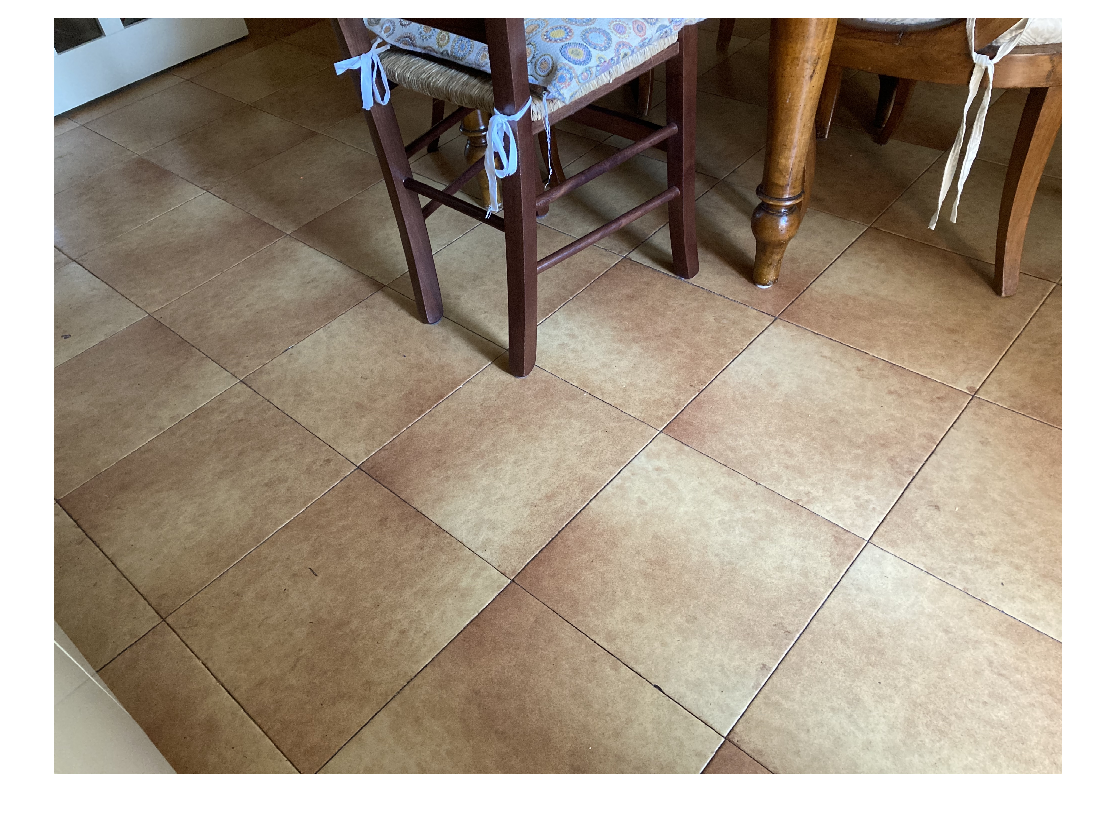
%> input picture Matlab code/images/img1.JPG, 1116 x 821 px
$ octave --eval "result = FeatureExtraction(imread('images/img1.JPG'));"   (GNU Octave 9; MATLAB toolbox functions it lacks are replaced by stand-ins)
%> lines starting %> are read from the running program, lines starting %| are printed output that depends on the picture; in (x1, y1, x2, y2) boxes, pixels count from 0 and x2, y2 are one past the last pixel; in counts of white or black regions, pixels touching at a corner belong together; the program's own positions count from 1
function [imgWithLines, imgWithCorners] = FeatureExtraction(img)

preprocessedImg = preprocess(img);
imwrite(preprocessedImg, 'output/processedImg.png');

cannyFilterImg = extractEdges(preprocessedImg);
imwrite(cannyFilterImg, 'output/cannyFilterImg.png');

lines = findLines(cannyFilterImg);
imgWithLines = drawLines(img, lines);
imwrite(imgWithLines, 'output/imgWithLines.png');

corners = findCorners(preprocessedImg);
imgWithCorners = drawCorners(img, corners);
imwrite(imgWithCorners, 'output/imgWithCorners.png');

end

function [preprocessedImg] = preprocess(img)
grayImg = rgb2gray(img);
gaussianFilterImg = imgaussfilt(grayImg,4);
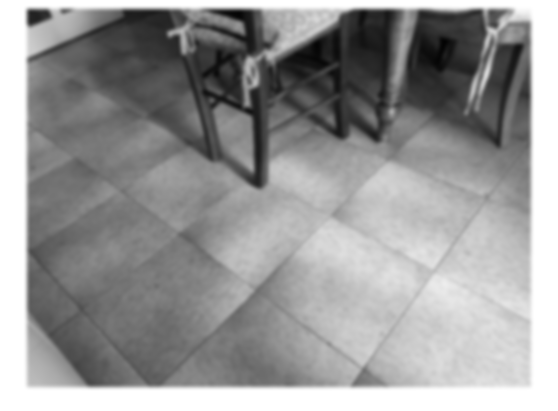
%> gaussianFilterImg: size 821x1116 uint8 (shown at 1/2 size); min 3, max 255, mean 152
preprocessedImg = gaussianFilterImg;

end

function [cannyFilterImg] = extractEdges(img)
cannyFilterImg = edge(img,'Canny');
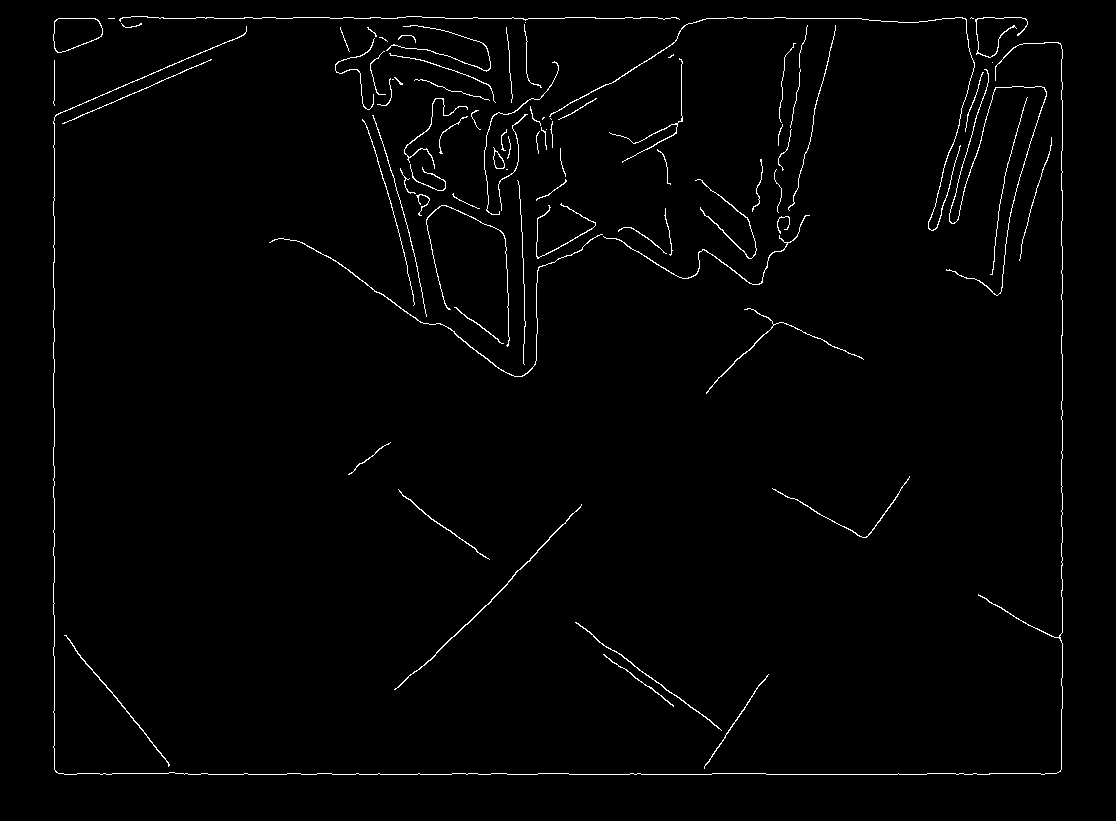
%> cannyFilterImg: size 821x1116 logical; 1.5% white in thin lines or dots, all inside (x1, y1, x2, y2) = (53, 16, 1063, 775)

se90 = strel('line',3,90);
se0 = strel('line',3,0);
dilatedImg = imdilate(cannyFilterImg,[se90 se0]);
%> dilatedImg: size 821x1116 logical; 4.7% white; 54 white regions (1 under 20 px), largest, box (x1, y1, x2, y2) and area: (52, 25, 1064, 776) 8941, (268, 214, 811, 378) 3139, (548, 16, 976, 232) 2771
cannyFilterImg = dilatedImg;

end

function [lines] = findLines(img)
[H,theta,rho] = hough(img);
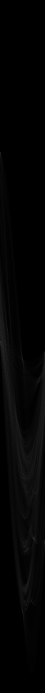
%> H: size 2771x180 double (shown at 1/4 size); min 0, max 1005, mean 15.6; drawn with min black and max white
%> theta = 180 values from -90 to 89; rho = 2771 values from -1385 to 1385
P = houghpeaks(H,300,'threshold',ceil(0.1*max(H(:))));
%> P = 242 rows, first 12: [613 1; 1368 1; 1440 91; 2447 91; 2155 136; 1221 37; 1318 29; 1889 87; 1709 76; 2204 105; 1424 26; 1513 158]
lines = houghlines(img,theta,rho,P,'FillGap',5,'MinLength',100);
%> lines = 25 lines; longest, point1 to point2 (x, y): (56, 774) to (1060, 774), (1062, 43) to (1062, 773), (55, 115) to (55, 773), (147, 19) to (407, 19), (422, 19) to (681, 19), (245, 35) to (54, 117)
%> the loop in drawLines, `for k = 1:length(lines)` made 25 passes
%> xy on passes 1 to 8: [56 774; 1060 774], [147 19; 407 19], [422 19; 681 19], [702 19; 870 19], [55 115; 55 773], [1062 43; 1062 773], [583 506; 491 599], [485 605; 400 689]

end

function [corners] = findCorners(img)
binaryImg = imbinarize(img);
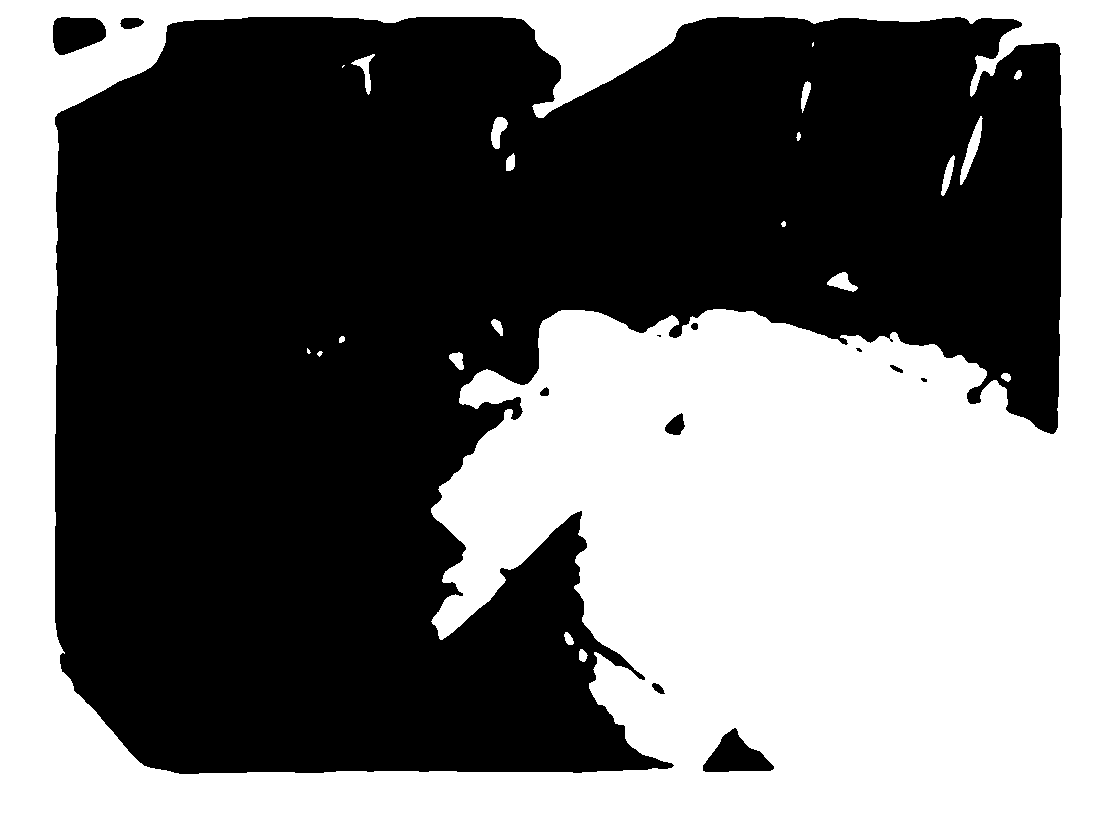
%> binaryImg: size 821x1116 logical; 44.5% white; 21 white regions (3 under 20 px), largest, box (x1, y1, x2, y2) and area: (0, 0, 1116, 821) 404544, (960, 116, 983, 185) 523, (491, 117, 508, 149) 324
corners = detectHarrisFeatures(binaryImg, 'FilterSize', 3);
%> corners = 846 points; strongest (x, y): (891, 340), (661, 337), (893, 342), (981, 117), (353, 64)
corners = corners.selectStrongest(1000);
end

function [imgWithLines] = drawLines(img, lines)
figure, imshow(img), hold on
for k = 1:length(lines)
   xy = [lines(k).point1; lines(k).point2];
   plot(xy(:,1),xy(:,2),'LineWidth',2,'Color','magenta');
   plot(xy(1,1),xy(1,2),'x','LineWidth',2,'Color','black');
   plot(xy(2,1),xy(2,2),'x','LineWidth',2,'Color','black');
end

hold off
imgWithLines = getframe;
imgWithLines = imgWithLines.cdata;

end

function [imgWithCorners] = drawCorners(img, corners)
figure, imshow(img), hold on
plot(corners)
hold off
imgWithCorners = getframe;
imgWithCorners = imgWithCorners.cdata;
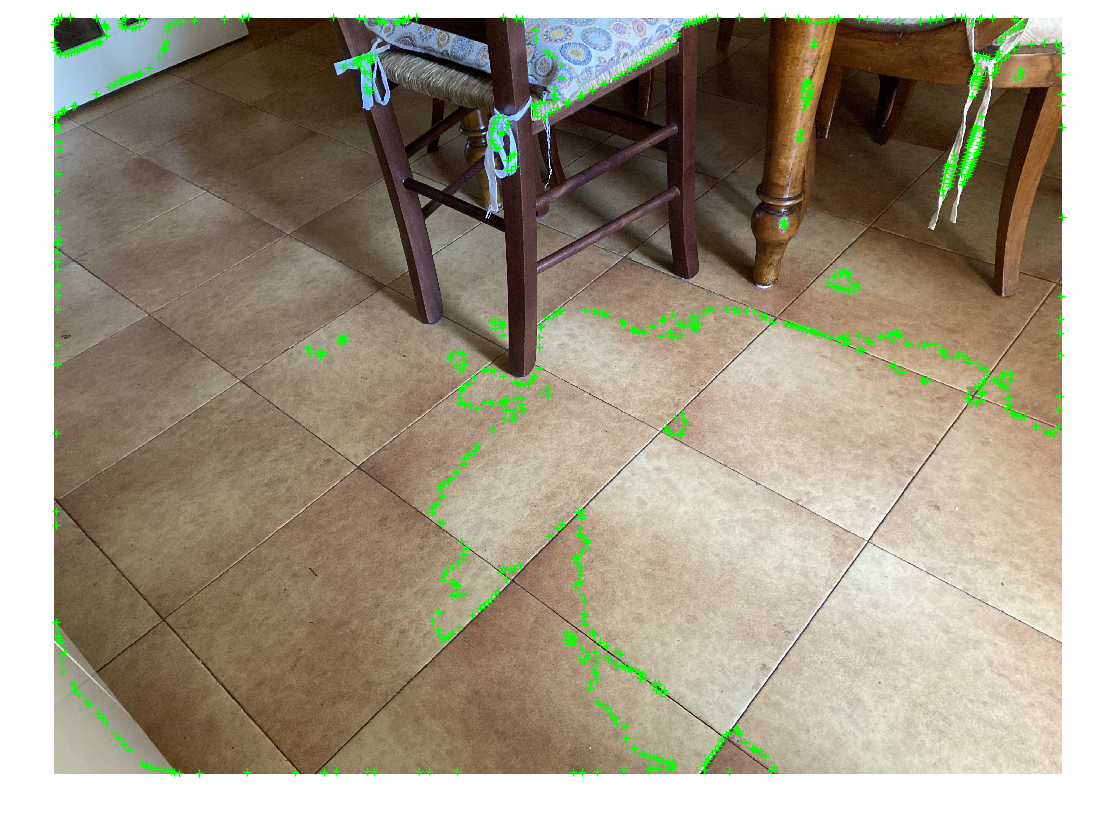
%> imgWithCorners: size 821x1116x3 uint8; mean R, G, B 160, 151.5, 132
end

$ run again, on Matlab code/images/img3.png
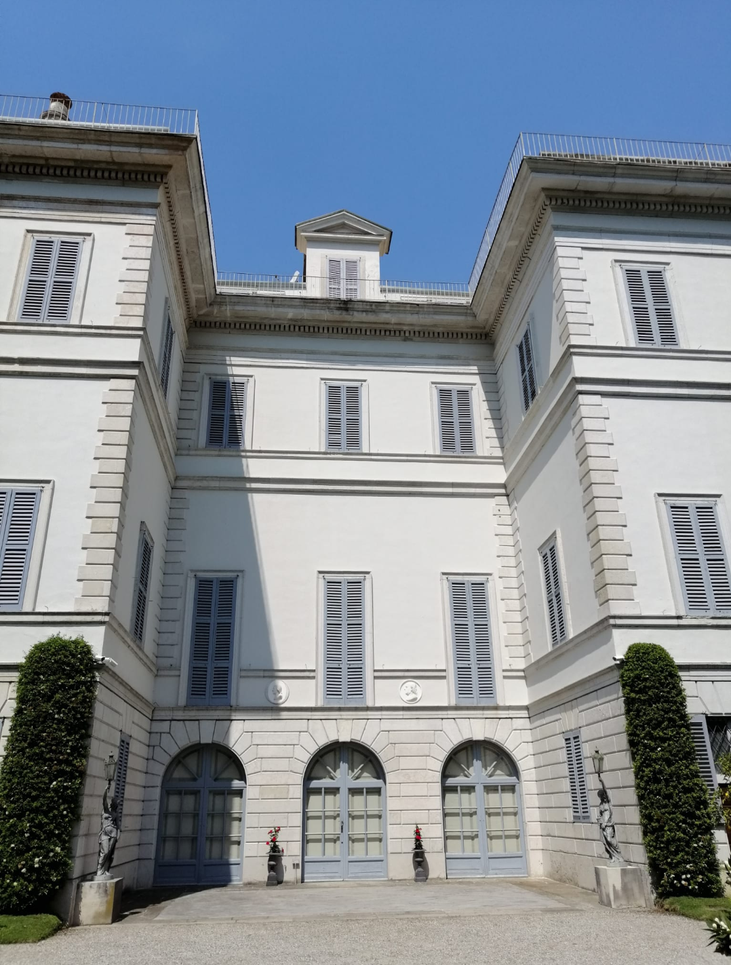
%> input picture Matlab code/images/img3.png, 731 x 965 px, shrunk from 1078 x 1424 before the run
%> in extractEdges, `cannyFilterImg = edge(img,'Canny');`:
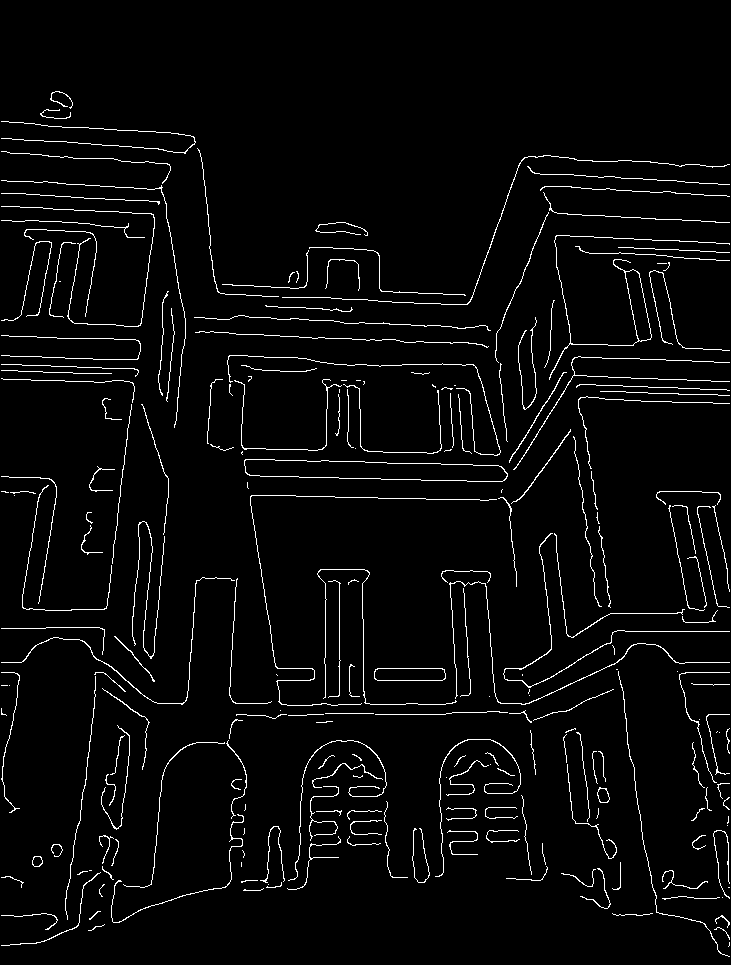
%> cannyFilterImg: size 965x731 logical; 3.4% white in thin lines or dots, all inside (x1, y1, x2, y2) = (1, 91, 730, 957)
%> dilatedImg: size 965x731 logical; 11% white; 124 white regions (5 under 20 px), largest, box (x1, y1, x2, y2) and area: (249, 428, 731, 707) 6860, (226, 354, 502, 457) 4046, (0, 718, 248, 947) 3081
%> theta = 180 values from -90 to 89; rho = 2421 values from -1210 to 1210
%> P = 300 rows, first 12: [1390 98; 1730 83; 1379 82; 1006 4; 892 4; 834 3; 720 2; 1418 97; 1582 180; 1696 84; 498 1; 1699 81]
%> in findLines, `lines = houghlines(img,theta,rho,P,'FillGap',5,'MinLength',100);`: lines = 25 lines; longest, point1 to point2 (x, y): (246, 475) to (494, 483), (250, 496) to (498, 501), (218, 294) to (461, 306), (250, 496) to (283, 706), (583, 414) to (611, 615), (307, 714) to (488, 714)
%> the loop in drawLines, `for k = 1:length(lines)` made 25 passes
%> xy on passes 1 to 8: [583 414; 611 615], [250 496; 283 706], [1 206; 155 214], [556 235; 731 245], [308 337; 460 344], [579 398; 731 404], [250 496; 498 501], [555 533; 568 638]
%> binaryImg: size 965x731 logical; 42.2% white; 30 white regions (10 under 20 px), largest, box (x1, y1, x2, y2) and area: (0, 357, 731, 965) 221561, (0, 378, 134, 614) 24854, (546, 236, 731, 383) 21352
%> in findCorners, `corners = detectHarrisFeatures(binaryImg, 'FilterSize', 3);`: corners = 1529 points; strongest (x, y): (731, 615), (51, 276), (457, 837), (460, 780), (466, 837)
%> in findCorners, `corners = corners.selectStrongest(1000);`: corners = 1000 points; strongest (x, y): (731, 615), (51, 276), (457, 837), (460, 780), (466, 837)
%> in drawCorners, `imgWithCorners = imgWithCorners.cdata;`:
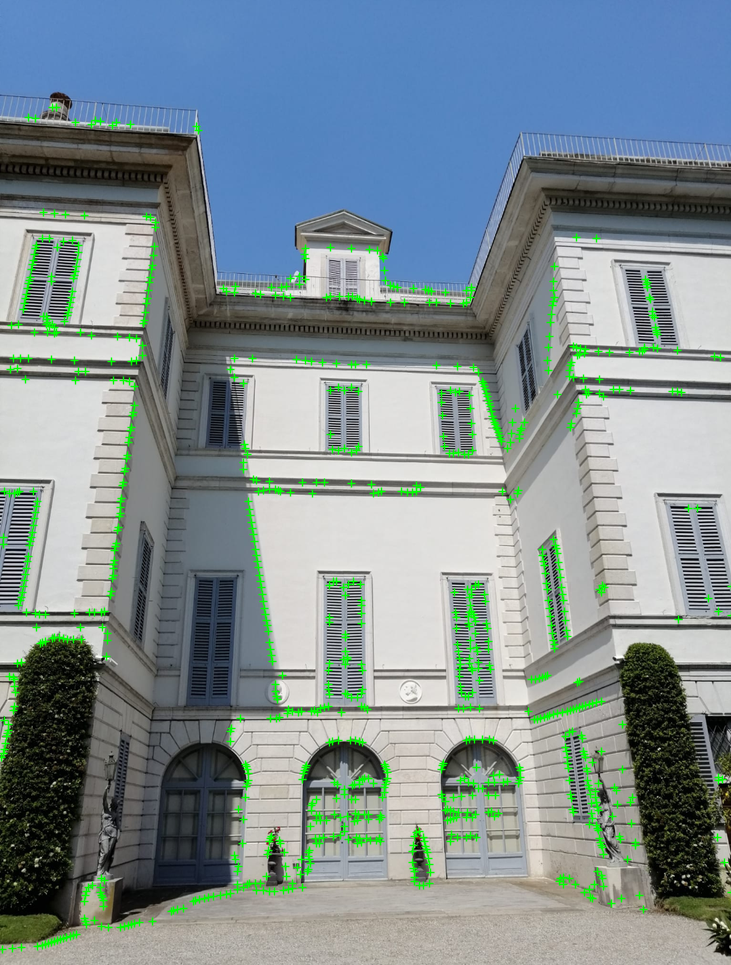
%> imgWithCorners: size 965x731x3 uint8; mean R, G, B 126.6, 142.5, 145
